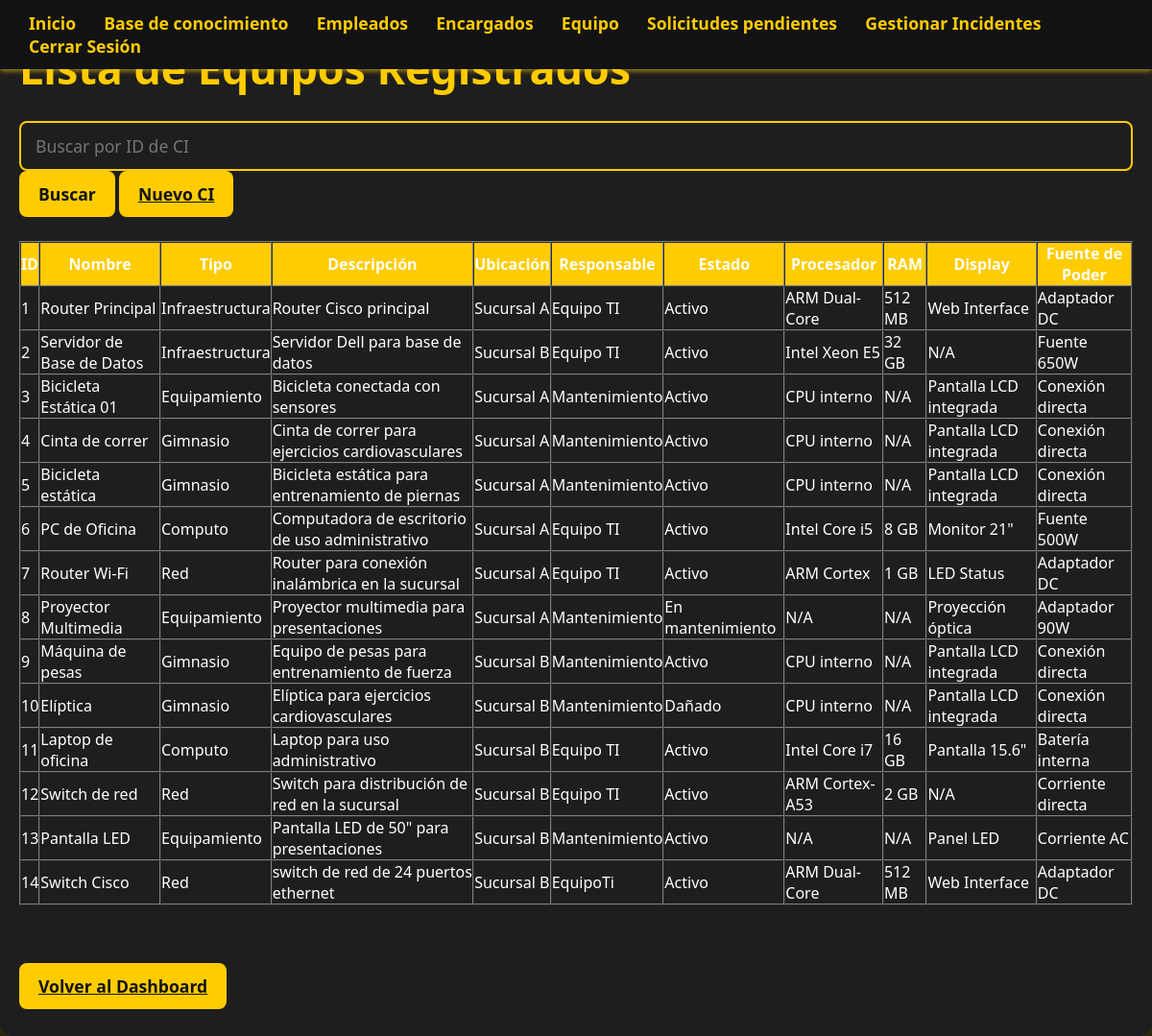
/Admin_Equipo.php (signed in), run on the app's committed database.
### tables this page shows
CREATE TABLE `ci_items` (
  `id_ci` int(11) NOT NULL,
  `nombre` varchar(100) NOT NULL,
  `tipo` varchar(50) NOT NULL,
  `descripcion` text DEFAULT NULL,
  `ubicacion` varchar(100) NOT NULL,
  `responsable` varchar(100) NOT NULL,
  `estado` varchar(50) NOT NULL,
  `procesador` varchar(100) DEFAULT 'Sin Componente',
  `ram` varchar(50) DEFAULT 'Sin Componente',
  `display` varchar(50) DEFAULT 'Sin Componente',
  `power_source` varchar(100) DEFAULT 'Sin Componente'
);

### Admin_Equipo.php (the view, shortened to what this page needs)
<?php
$conn = openConnection();
$busqueda = isset($_GET['buscar']) ? trim($_GET['buscar']) : '';
if ($busqueda !== '' && is_numeric($busqueda)) {
    $stmt = $conn->prepare("SELECT * FROM ci_items WHERE id_ci = ?");
    $stmt->bind_param("i", $busqueda);
} else {
    $stmt = $conn->prepare("SELECT * FROM ci_items");
}
$stmt->execute();
$resultado = $stmt->get_result();
?>
<!DOCTYPE html>
<html lang="es">
<head>
    <link rel="stylesheet" href="style/styles.css" />
</head>
<body>
<header class="dashboard-header">
    <nav class="dashboard-nav">
        <a href="admin_dashboard.php">Inicio</a>
        <a href="base_conocimiento.php">Base de conocimiento</a>
        <a href="Admin_Empleados.php">Empleados</a>
        <a href="Admin_Encargados.php">Encargados</a>
        <a href="Admin_Equipo.php" class="active">Equipo</a>
        <a href="soli_pend.php">Solicitudes pendientes</a>
        <a href="gestionar_incidentes.php">Gestionar Incidentes</a>
        <a href="logout.php">Cerrar Sesión</a>
    </nav>
</header>
<main class="main-container">
        <h1 class="page-title">Lista de Equipos Registrados</h1>
        <form method="GET" action="Admin_Equipo.php" class="search-form">
            <input
                type="text"
                name="buscar"
                placeholder="Buscar por ID de CI"
                value="<?= htmlspecialchars($busqueda) ?>"
                class="input-search"
                autocomplete="off"
            />
            <button class="btn">Buscar</button>
            <a href="Reg_Equipo.php" class="btn">Nuevo CI</a>
        </form>
            <table class="table-container" border="1" cellspacing="0" cellpadding="0">
                <thead>
                    <tr>
                        <th>ID</th>
                        <th>Nombre</th>
                        <th>Tipo</th>
                        <th>Descripción</th>
                        <th>Ubicación</th>
                        <th>Responsable</th>
                        <th>Estado</th>
                        <th>Procesador</th>
                        <th>RAM</th>
                        <th>Display</th>
                        <th>Fuente de Poder</th>
                    </tr>
                </thead>
                <tbody>
                <?php if ($resultado->num_rows > 0): ?>
                    <?php while ($ci = $resultado->fetch_assoc()): ?>
                        <tr>
                            <td><?= $ci['id_ci'] ?></td>
                            <td><?= htmlspecialchars($ci['nombre']) ?></td>
                            <td><?= htmlspecialchars($ci['tipo']) ?></td>
                            <td><?= htmlspecialchars($ci['descripcion']) ?></td>
                            <td><?= htmlspecialchars($ci['ubicacion']) ?></td>
                            <td><?= htmlspecialchars($ci['responsable']) ?></td>
                            <td><?= htmlspecialchars($ci['estado']) ?></td>
                            <td><?= htmlspecialchars($ci['procesador']) ?></td>
                            <td><?= htmlspecialchars($ci['ram']) ?></td>
                            <td><?= htmlspecialchars($ci['display']) ?></td>
                            <td><?= htmlspecialchars($ci['power_source']) ?></td>
                        </tr>
                    <?php endwhile; ?>
                <?php else: ?>
                    <tr>
                        <td colspan="11">No se encontraron resultados.</td>
                    </tr>
                <?php endif; ?>
                </tbody>
            </table>
        <br>
        <a href="admin_dashboard.php" class="btn">Volver al Dashboard</a>
</main>
</body>
</html>

### style/styles.css (style rules this page uses)
* { margin: 0; padding: 0; box-sizing: border-box; font-family: 'Segoe UI', Tahoma, Geneva, Verdana, sans-serif; color: #fff; }
body { background-color: #121212; min-height: 100vh; display: flex; flex-direction: column; }
.btn { background-color: #ffcc00; color: #121212; padding: 12px 20px; border: none; border-radius: 8px; font-weight: 700; font-size: 1.1rem; cursor: pointer; transition: background-color 0.3s ease; }
.main-container { max-width: 1000px; width: 100%; overflow: auto; padding: 30px; background-color: #1e1e1e; border-radius: 12px; box-shadow: 0 0 20px rgba(255, 204, 0, 0.4); }
input[type="text"], input[type="search"], input[type="email"], input[type="password"], textarea, select { background-color: #1e1e1e; border: 2px solid #ffcc00; border-radius: 8px; padding: 12px 15px; font-size: 1.1rem; color: #f0f0f0; resize: vertical; transition: border-color 0.3s ease; width: 100%; }
.dashboard-header { position: fixed; top: 0; left: 0; width: 100%; background-color: #121212; box-shadow: 0 2px 5px rgba(255, 204, 0, 0.6); z-index: 1000; padding: 12px 30px; display: flex; align-items: center; }
.dashboard-nav a { display: inline-block; margin-right: 25px; color: #ffcc00; text-decoration: none; font-weight: 700; font-size: 1.1rem; transition: color 0.3s ease; }
.page-title { font-size: 2.8rem; font-weight: 900; color: #ffcc00; margin-bottom: 25px; }
.table-container { width: 100%; overflow-x: auto; margin-top: 25px; margin-bottom: 50px; max-width: 100%; }
.table-container thead, .reportes-table thead { background-color: #ffcc00; color: #121212; }
.main-container { max-width: 1200px; margin: 0 auto; padding: 40px 20px; width: 100%; }

### data on the page
ci_items: id_ci "1", nombre "Router Principal", tipo "Infraestructura", descripcion "Router Cisco principal", ubicacion "Sucursal A", responsable "Equipo TI", estado "Activo", procesador "ARM Dual-Core", ram "512 MB", display "Web Interface", power_source "Adaptador DC"
ci_items: id_ci "2", nombre "Servidor de Base de Datos", tipo "Infraestructura", descripcion "Servidor Dell para base de datos", ubicacion "Sucursal B", responsable "Equipo TI", estado "Activo", procesador "Intel Xeon E5", ram "32 GB", display "N/A", power_source "Fuente 650W"
ci_items: id_ci "3", nombre "Bicicleta Estática 01", tipo "Equipamiento", descripcion "Bicicleta conectada con sensores", ubicacion "Sucursal A", responsable "Mantenimiento", estado "Activo", procesador "CPU interno", ram "N/A", display "Pantalla LCD integrada", power_source "Conexión directa"
ci_items: id_ci "4", nombre "Cinta de correr", tipo "Gimnasio", descripcion "Cinta de correr para ejercicios cardiovasculares", ubicacion "Sucursal A", responsable "Mantenimiento", estado "Activo", procesador "CPU interno", ram "N/A", display "Pantalla LCD integrada", power_source "Conexión directa"
ci_items: id_ci "5", nombre "Bicicleta estática", tipo "Gimnasio", descripcion "Bicicleta estática para entrenamiento de piernas", ubicacion "Sucursal A", responsable "Mantenimiento", estado "Activo", procesador "CPU interno", ram "N/A", display "Pantalla LCD integrada", power_source "Conexión directa"
ci_items: id_ci "6", nombre "PC de Oficina", tipo "Computo", descripcion "Computadora de escritorio de uso administrativo", ubicacion "Sucursal A", responsable "Equipo TI", estado "Activo", procesador "Intel Core i5", ram "8 GB", display "Monitor 21\"", power_source "Fuente 500W"
ci_items: id_ci "7", nombre "Router Wi-Fi", tipo "Red", descripcion "Router para conexión inalámbrica en la sucursal", ubicacion "Sucursal A", responsable "Equipo TI", estado "Activo", procesador "ARM Cortex", ram "1 GB", display "LED Status", power_source "Adaptador DC"
ci_items: id_ci "8", nombre "Proyector Multimedia", tipo "Equipamiento", descripcion "Proyector multimedia para presentaciones", ubicacion "Sucursal A", responsable "Mantenimiento", estado "En mantenimiento", procesador "N/A", ram "N/A", display "Proyección óptica", power_source "Adaptador 90W"
ci_items: id_ci "9", nombre "Máquina de pesas", tipo "Gimnasio", descripcion "Equipo de pesas para entrenamiento de fuerza", ubicacion "Sucursal B", responsable "Mantenimiento", estado "Activo", procesador "CPU interno", ram "N/A", display "Pantalla LCD integrada", power_source "Conexión directa"
ci_items: id_ci "10", nombre "Elíptica", tipo "Gimnasio", descripcion "Elíptica para ejercicios cardiovasculares", ubicacion "Sucursal B", responsable "Mantenimiento", estado "Dañado", procesador "CPU interno", ram "N/A", display "Pantalla LCD integrada", power_source "Conexión directa"
ci_items: id_ci "11", nombre "Laptop de oficina", tipo "Computo", descripcion "Laptop para uso administrativo", ubicacion "Sucursal B", responsable "Equipo TI", estado "Activo", procesador "Intel Core i7", ram "16 GB", display "Pantalla 15.6\"", power_source "Batería interna"
ci_items: id_ci "12", nombre "Switch de red", tipo "Red", descripcion "Switch para distribución de red en la sucursal", ubicacion "Sucursal B", responsable "Equipo TI", estado "Activo", procesador "ARM Cortex-A53", ram "2 GB", display "N/A", power_source "Corriente directa"
ci_items: id_ci "13", nombre "Pantalla LED", tipo "Equipamiento", descripcion "Pantalla LED de 50\" para presentaciones", ubicacion "Sucursal B", responsable "Mantenimiento", estado "Activo", procesador "N/A", ram "N/A", display "Panel LED", power_source "Corriente AC"
ci_items: id_ci "14", nombre "Switch Cisco", tipo "Red", descripcion "switch de red de 24 puertos ethernet", ubicacion "Sucursal B", responsable "EquipoTi", estado "Activo", procesador "ARM Dual-Core", ram "512 MB", display "Web Interface", power_source "Adaptador DC"
